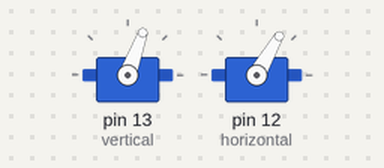
The sketch below on a simulated Arduino Uno, built with avr-gcc and run on an emulated ATmega328P. On the bench: 2 × servo. Random numbers use the default seed unless the sketch sets one.

Above: at 3.1 s.
At 9.1 s:
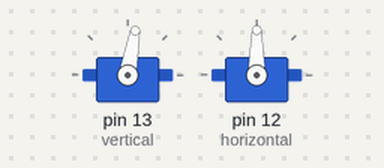
At 18.1 s:
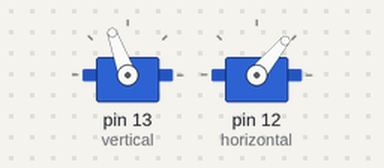
At 36.1 s:
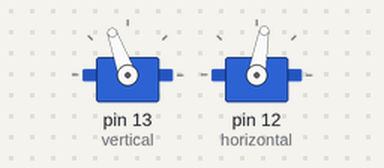
Timing chart, 0 to 40.0 s (numbered marks = the images above):
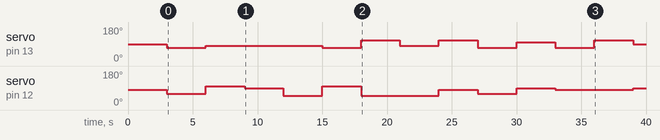

Measured:
- by itself, servo on pin 13 (vertical): 90° → 70° at 3.0 s, → 80° 3.0 s later, → 70° 9.0 s later, → 110° 3.0 s later, … (11 changes in this stretch)
- by itself, servo on pin 12 (horizontal): 80° → 60° at 3.0 s, → 100° 3.0 s later, → 90° 3.0 s later, → 50° 3.0 s later, … (11 changes in this stretch)

The sketch:

target.ino
```cpp
//Written By: Noor Allami
//Last Updated: April 1, 2017

#include <Servo.h> //servo library allows arduino board to control servo motors

//defining Variables
  int X; //horizontal angle
  int Y; //vertical angle

//defining Objects
  Servo vertical; //creating object to control vertical motion servo
  Servo horizontal; // creating object to control horizontal motion servo


 int A_horizontal[]= {50, 60, 70, 80, 90, 100, 110};//creating global variable, array storing all the positions the horizontal servo can take +/- 30 degrees from centre position
 int B_vertical[]= {60, 70, 80, 90, 100, 110, 120};//creating global variable, array storing all the positions the vertical servo can take +/- 30 degrees from centre position


void setup()
{

// connecting Servos to output pins
  vertical.attach(13); //attaching vertical servo to pin 13
  horizontal.attach(12); //attaching vertical servo to pin 12


  X= 80;//setting horizontal servo to centre position (0 coordinate)
  X=map(X, 50 ,110, 50, 110);//mapping the value obtained to ensure the values are in the range between 50 and 110
  Y= 90;//setting vertical servo to centre position (0 coordinate)
  Y=map(Y, 60, 120, 60, 120);  //mapping the value obtained to ensure the values are in the range between 60 and 120
   horizontal.write(X);//moving the horizontal servo to centre position
   vertical.write(Y);// moving the vertical servo to centre position

   delay (3000);//a delay of 3 seconds, before entering into the random loop

// initialize Serial
Serial.begin(9600); //sets the data rate in bits per second (baud) for serial data transmission
}

void loop()
{
// Moving target and waiting
  X= A_horizontal[random_variable(0,6)]; //assigning position to horizontal servo, a value from the horizontal position array of random index
  X=map(X, 50 ,110, 50, 110);//mapping the obtained position to values ranging between 50 and 110 degrees
  Y= B_vertical[random_variable (0,6)];//assigning position to vertical servo, a value from the vertical position array of random index
  Y=map(Y, 60, 120, 60, 120); //mapping the obtained position to values ranging between 60 and 120 degrees
horizontal.write(X);//moving the horizontal servo to assigned random position from the horizontal array
vertical.write(Y);//moving the vertical servo to assigned random position from the vertical array
   delay (3000);//a delay of 3 seconds, waiting in position for 3 seconds before next poition
}
//The below function obtains a minimum and a maximum value passed on by the calling function
//it returns a random number between the minimum and maximum numbers passed, saving it as an integer type
  int random_variable (int min, int max)//classifiying function type and defining the values it receives
  {int index;//defining variable index
  index= (int) random(min,max);//assigning the variable index an integer random value between the minimum and maximum numbers passed
  return index;}//returning the variable index (random integer value between passed min and max numbers)
```
